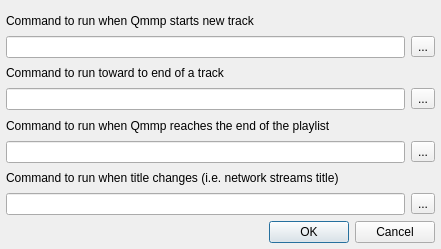
<?xml version="1.0" encoding="UTF-8"?>
<ui version="4.0">
 <class>SettingsDialog</class>
 <widget class="QDialog" name="SettingsDialog">
  <property name="geometry">
   <rect>
    <x>0</x>
    <y>0</y>
    <width>441</width>
    <height>249</height>
   </rect>
  </property>
  <property name="windowTitle">
   <string>File Operations Settings</string>
  </property>
  <layout class="QGridLayout" name="gridLayout">
   <property name="leftMargin">
    <number>6</number>
   </property>
   <property name="rightMargin">
    <number>6</number>
   </property>
   <property name="bottomMargin">
    <number>6</number>
   </property>
   <item row="1" column="0">
    <widget class="QLineEdit" name="newTrackLineEdit"/>
   </item>
   <item row="1" column="1">
    <widget class="QToolButton" name="newTrackButton">
     <property name="text">
      <string>...</string>
     </property>
    </widget>
   </item>
   <item row="3" column="0">
    <widget class="QLineEdit" name="endOfTrackLineEdit"/>
   </item>
   <item row="3" column="1">
    <widget class="QToolButton" name="endOfTrackButton">
     <property name="text">
      <string>...</string>
     </property>
    </widget>
   </item>
   <item row="5" column="0">
    <widget class="QLineEdit" name="endOfPlayListLineEdit"/>
   </item>
   <item row="5" column="1">
    <widget class="QToolButton" name="endOfPlayListButton">
     <property name="text">
      <string>...</string>
     </property>
    </widget>
   </item>
   <item row="7" column="0">
    <widget class="QLineEdit" name="titleChangeLineEdit"/>
   </item>
   <item row="7" column="1">
    <widget class="QToolButton" name="titleChangeButton">
     <property name="text">
      <string>...</string>
     </property>
    </widget>
   </item>
   <item row="8" column="0" colspan="2">
    <widget class="QDialogButtonBox" name="buttonBox">
     <property name="standardButtons">
      <set>QDialogButtonBox::Cancel|QDialogButtonBox::Ok</set>
     </property>
    </widget>
   </item>
   <item row="0" column="0" colspan="2">
    <widget class="QLabel" name="label">
     <property name="text">
      <string>Command to run when Qmmp starts new track</string>
     </property>
    </widget>
   </item>
   <item row="2" column="0" colspan="2">
    <widget class="QLabel" name="label_2">
     <property name="text">
      <string>Command to run toward to end of a track</string>
     </property>
    </widget>
   </item>
   <item row="4" column="0" colspan="2">
    <widget class="QLabel" name="label_3">
     <property name="text">
      <string>Command to run when Qmmp reaches the end of the playlist</string>
     </property>
    </widget>
   </item>
   <item row="6" column="0" colspan="2">
    <widget class="QLabel" name="label_4">
     <property name="text">
      <string>Command to run when title changes (i.e. network streams title)</string>
     </property>
    </widget>
   </item>
  </layout>
 </widget>
 <resources/>
 <connections>
  <connection>
   <sender>buttonBox</sender>
   <signal>accepted()</signal>
   <receiver>SettingsDialog</receiver>
   <slot>accept()</slot>
   <hints>
    <hint type="sourcelabel">
     <x>431</x>
     <y>376</y>
    </hint>
    <hint type="destinationlabel">
     <x>155</x>
     <y>378</y>
    </hint>
   </hints>
  </connection>
  <connection>
   <sender>buttonBox</sender>
   <signal>rejected()</signal>
   <receiver>SettingsDialog</receiver>
   <slot>reject()</slot>
   <hints>
    <hint type="sourcelabel">
     <x>433</x>
     <y>381</y>
    </hint>
    <hint type="destinationlabel">
     <x>28</x>
     <y>375</y>
    </hint>
   </hints>
  </connection>
 </connections>
</ui>
